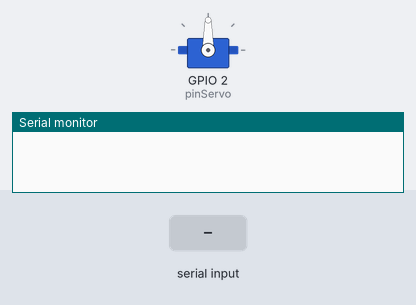
Bench run of a sketch on a simulated ESP32. On the bench: servo, the last lines printed to the serial monitor. Inputs (shaded band) come from the test bench.

Above: at 1.2 s.
1.3 s: "2" received over Serial
At 2.4 s:
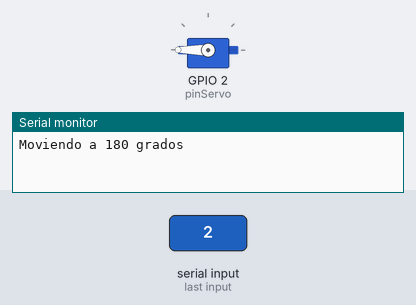
2.8 s: "1" received over Serial
At 3.6 s:
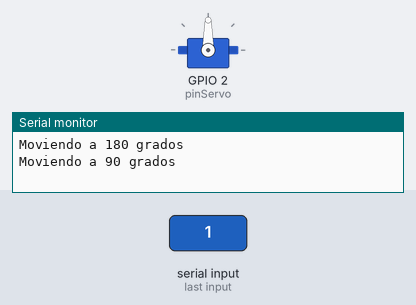
Timing chart, 0 to 5.8 s (numbered marks = the images above; inputs shaded):
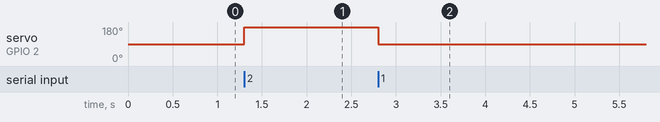

Measured:
- after the input at 1.3 s, servo on GPIO 2 (pinServo): 90° → 180° at once
- after the input at 2.8 s, servo on GPIO 2 (pinServo): 180° → 90° at once

The sketch:

ClasificadorFrutasPerceptron.ino
```cpp
#include <ESP32Servo.h>


Servo servo;
int pinServo = 2;
char dato;

void setup() {

  servo.attach(pinServo, 500, 2500);
  Serial.begin(9600);
}

void loop() {
  if (Serial.available() > 0) {
    dato = Serial.read();
    if (dato == '1') {
      servo.write(90);
      Serial.println("Moviendo a 90 grados");
    } else if (dato == '2') {
      servo.write(180);
      Serial.println("Moviendo a 180 grados");
    }
  }
}
```
